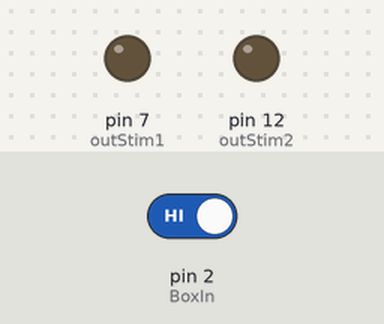
Recording of a sketch running on a simulated Arduino Uno, built with avr-gcc and run on an emulated ATmega328P. On the bench: output pins drawn as LEDs (lit = HIGH). Dashed ring = blinking. The test bench sets the inputs (shaded band); at power-on: pin 2 (BoxIn) HIGH. Pins used as bus, display or sensor lines are not drawn.

Above: at 1.2 s.
1.3 s: pin 2 (BoxIn) driven LOW
At 1.46 s:
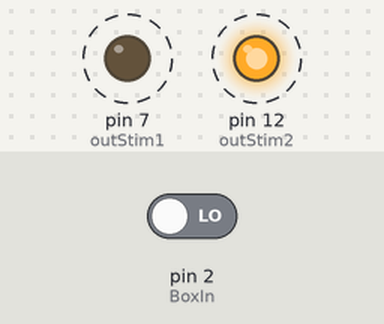
Timing chart, 0 to 10.3 s (numbered marks = the images above; inputs shaded):
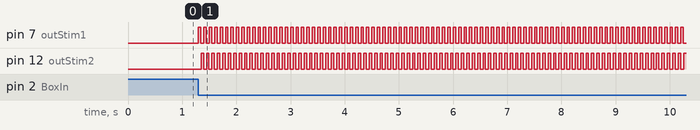

Measured:
- after the input at 1.3 s, pin 7 (outStim1): alternates HIGH for 0.05 s and LOW for 0.06 s, starting at once; pin 12 (outStim2): alternates HIGH for 0.05 s and LOW for 0.06 s, starting after 0.05 s

The sketch:

MSPhotom_Camera_and_Laser_Control.ino
```cpp
#define DEBUG 0 // change to 1 to debug

// IMPORTANT NOTE: Arduino internal clocks are not guarenteed to be accurate over long periods of time!!!!
// If you are aligning to behavior or events collected by a seperate system, you SHOULD NOT rely on arduino timing to be accurate
// To combat this we keep trial length low and repeatedly trigger new trials from the 'controlling' behavior computer/device. This prevents
// accumulation of drift over long sessions.

const int outStim1 = 7; // Output pin for Laser 1 activation
const int outStim2 = 12; // Output pin for Laser 2 activation
const int BoxIn = 2; // Input pin from behavior system, triggers
const int CamTrigger = 4; // Output pin to trigger camera shutter/aquisition
const int ImgPerActivation = 300; // Number of images to capture per channel per trigger event. This is equivalent to 'Images per channel per trial'. At 10hz aquisition rate, this is the number of deciseconds per trial.
int BoxTTL = 0; // Variable to store input TTL pulse values (triggers).
int camCtrl = 0; // Default value of zero; 0 indicates camera should be activated if trigger is received, 1 disables camera aquisition.

void setup() {
  if(DEBUG) {
   // initialize serial communication at 9600 bits per second (to write debugging info back to terminal)
    Serial.begin(9600);
  }
  // set pin modes
  pinMode(outStim1, OUTPUT);
  pinMode(outStim2, OUTPUT);
  pinMode(BoxIn, INPUT);
  pinMode(CamTrigger, OUTPUT);
 }

 void loop() {
   BoxTTL = digitalRead(BoxIn); //Note that "on" for MedAssociates TTL output is 0 and "off" is 1

 if(BoxTTL == 0) // When trigger is received
    {
      if (camCtrl == 0) // If camera control is on
      {
        for (int x = 0; x < ImgPerActivation ; x++){ // Record 1 trial's worth of images
        digitalWrite(LED_BUILTIN, HIGH); // Turn on board led
        digitalWrite(outStim1, HIGH); // Turn on Laser 1
        digitalWrite(outStim2, LOW); // Turn off Laser 2
        digitalWrite(CamTrigger, HIGH); // Turn on Camera Trigger
        delay(5); // Wait 5ms
        digitalWrite(CamTrigger, LOW); // Turn off Camera Trigger

        delay(40); // wait 40ms
        digitalWrite(outStim1, LOW); // Turn off Laser 1
        digitalWrite(LED_BUILTIN, LOW); // Turn off board led
        delay(5); // wait 5ms

        digitalWrite(outStim2, HIGH); // Turn on Laser 2
        digitalWrite(CamTrigger, HIGH); // Turn on Camera
        delay(5); // Wait 5ms
        digitalWrite(CamTrigger, LOW); // Turn off Camera Trigger

        delay(40); // Wait 40ms
        digitalWrite(outStim2, LOW); // Turn off Laser 2

        delay(5); // Wait 5ms, this brings the total time for each loop to 100 ms for 10hz data collection
        }
        camCtrl = 1; // When the loop is done, turn off camera output, this is to protect from continuous trial triggering
      }
      else if (camCtrl == 1) // This triggers if the BoxIn TTL remains on while
      { // Same loop as above but without camera triggers
        digitalWrite(outStim1, HIGH);
        digitalWrite(outStim2, LOW);
        delay(45);
        digitalWrite(outStim1, LOW);
        delay(5);

        digitalWrite(outStim2, HIGH);
        delay(45);
        digitalWrite(outStim2, LOW);
        delay(5);
      }
    }
    else if(BoxTTL == 1) // Keep lasers off when no TTL Pulse is received and make the board ready for new input (reset CamCtrl)
    {
     digitalWrite(outStim1, LOW);
     digitalWrite(outStim2, LOW);
     digitalWrite(CamTrigger, LOW);
     camCtrl = 0;
    }
 }
```
